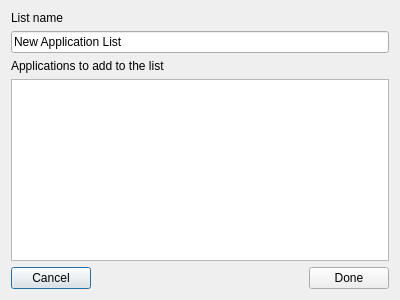
<?xml version="1.0" encoding="UTF-8"?>
<ui version="4.0">
 <class>ApplicationsDialog</class>
 <widget class="QDialog" name="ApplicationsDialog">
  <property name="geometry">
   <rect>
    <x>0</x>
    <y>0</y>
    <width>400</width>
    <height>300</height>
   </rect>
  </property>
  <property name="windowTitle">
   <string>Dialog</string>
  </property>
  <layout class="QVBoxLayout" name="verticalLayout">
   <item>
    <widget class="QLabel" name="listNameTitle">
     <property name="text">
      <string>List name</string>
     </property>
    </widget>
   </item>
   <item>
    <widget class="QLineEdit" name="listName">
     <property name="text">
      <string>New Application List</string>
     </property>
    </widget>
   </item>
   <item>
    <widget class="QLabel" name="applicationListTitle">
     <property name="text">
      <string>Applications to add to the list</string>
     </property>
    </widget>
   </item>
   <item>
    <widget class="QListWidget" name="applicationList"/>
   </item>
   <item>
    <layout class="QHBoxLayout" name="footer">
     <item>
      <widget class="QPushButton" name="cancelButton">
       <property name="text">
        <string>Cancel</string>
       </property>
      </widget>
     </item>
     <item>
      <spacer name="spacer">
       <property name="orientation">
        <enum>Qt::Orientation::Horizontal</enum>
       </property>
       <property name="sizeHint" stdset="0">
        <size>
         <width>40</width>
         <height>20</height>
        </size>
       </property>
      </spacer>
     </item>
     <item>
      <widget class="QPushButton" name="doneButton">
       <property name="text">
        <string>Done</string>
       </property>
       <property name="icon">
        <iconset resource="../../../../build/src/gui/.qt/rcc/gui.qrc">
         <normaloff>:/gui/done.svg</normaloff>:/gui/done.svg</iconset>
       </property>
      </widget>
     </item>
    </layout>
   </item>
  </layout>
 </widget>
 <resources>
  <include location="../../../../build/src/gui/.qt/rcc/gui.qrc"/>
 </resources>
 <connections/>
</ui>
